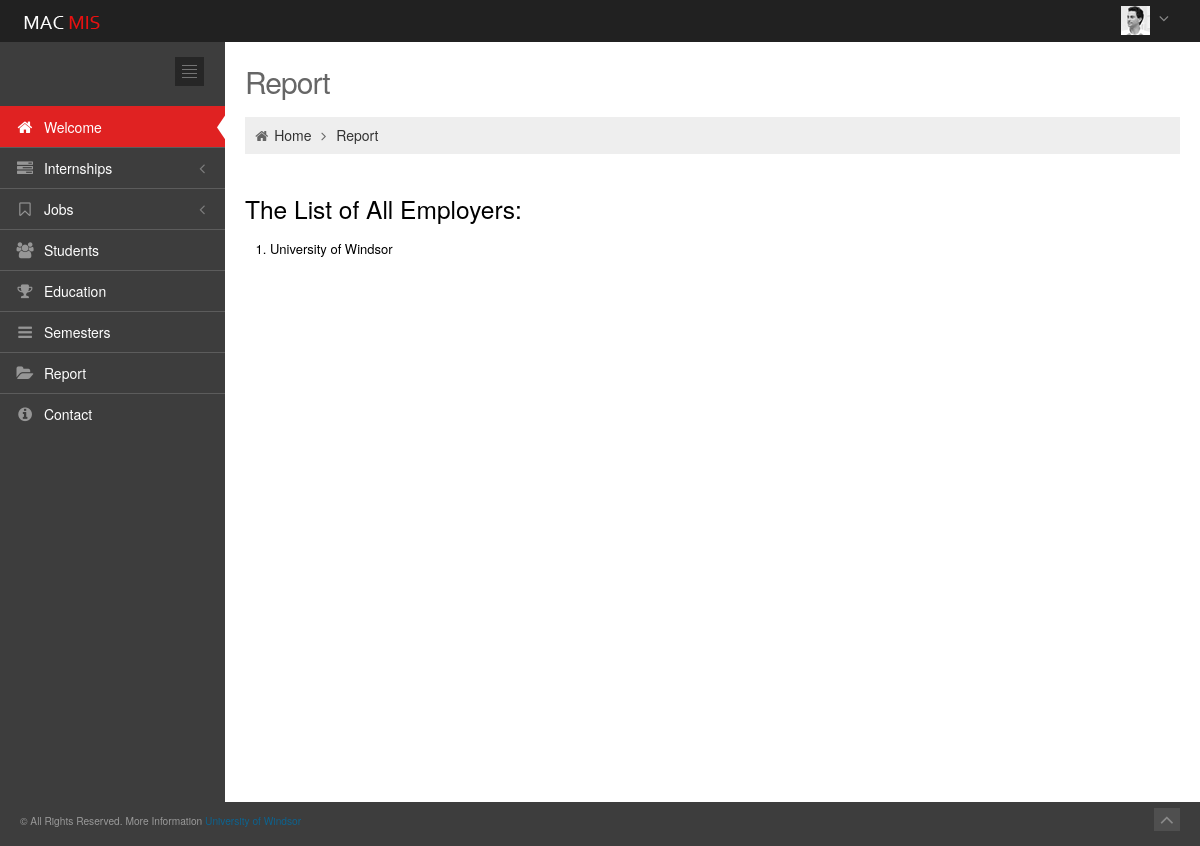
Page /app/report_allEmployers (signed in) on the earlier database version.
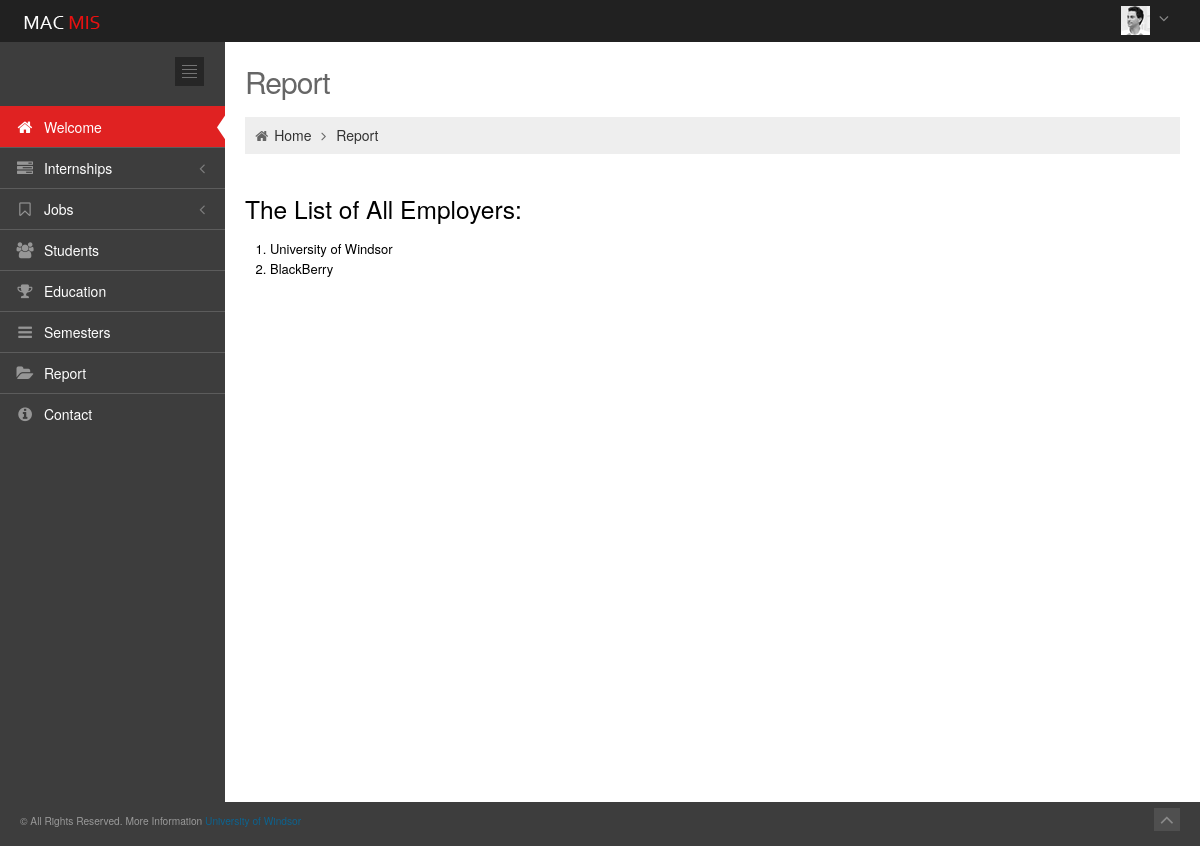
Same page on the later database version.
### app/models.py (models this page shows, shortened)
class Intern_Info(models.Model):
    company_name = models.CharField(max_length=100)
    address = models.CharField(max_length=100, null=True, blank=True)
    city = models.CharField(max_length=20, default='Windsor')
    province = models.CharField(max_length=20, default='Ontario')
    postal_code = models.CharField(max_length=10,blank=True)
    country = models.CharField(max_length=20, default='Canada')
    contact_first_name = models.CharField(max_length=50,blank=True)
    contact_last_name = models.CharField(max_length=50,blank=True)
    contact_position = models.CharField(max_length=50,blank=True)
    telephone = models.IntegerField()
    email = models.EmailField()
    company_website = models.URLField()
    notes = models.CharField(max_length=100,blank=True)
    def __str__(self):
        return self.company_name

### app/views.py (the view)
def report_allEmployers(request):
    employerslist = Intern_Info.objects.all().order_by("id")
    return render(request, 'app/report_allEmployers.html', {'employerslist':employerslist})

### app/templates/app/report_allEmployers.html
{% extends 'app/base.html' %}
{% block container %}
		<div class="page-content">
			<div class="container-fluid">
				<div class="row-fluid">
					<div class="span12">
						<h3 class="page-title">
							Report
						</h3>
						<ul class="breadcrumb">
							<li>
								<i class="icon-home"></i>
								<a href="{% url 'app:welcome' %}">Home</a>
								<i class="icon-angle-right"></i>
							</li>
							<li><a href="#">Report</a></li>
						</ul>
					</div>
				</div>
				<div id="dashboard">
                    <h3>The List of All Employers: </h3>
                    {% if employerslist %}
                        <ol>
                        {% for employer in employerslist %}
                            <li>{{ employer }}</li>
                        {% endfor %}
                        </ol>
                    {% else %}
                        <strong>There is no employer in the database!</strong>
                    {% endif %}
				</div>
			</div>
		</div>
{% endblock %}

Differences in the rows shown:
added Intern_Info: company_name "BlackBerry"
